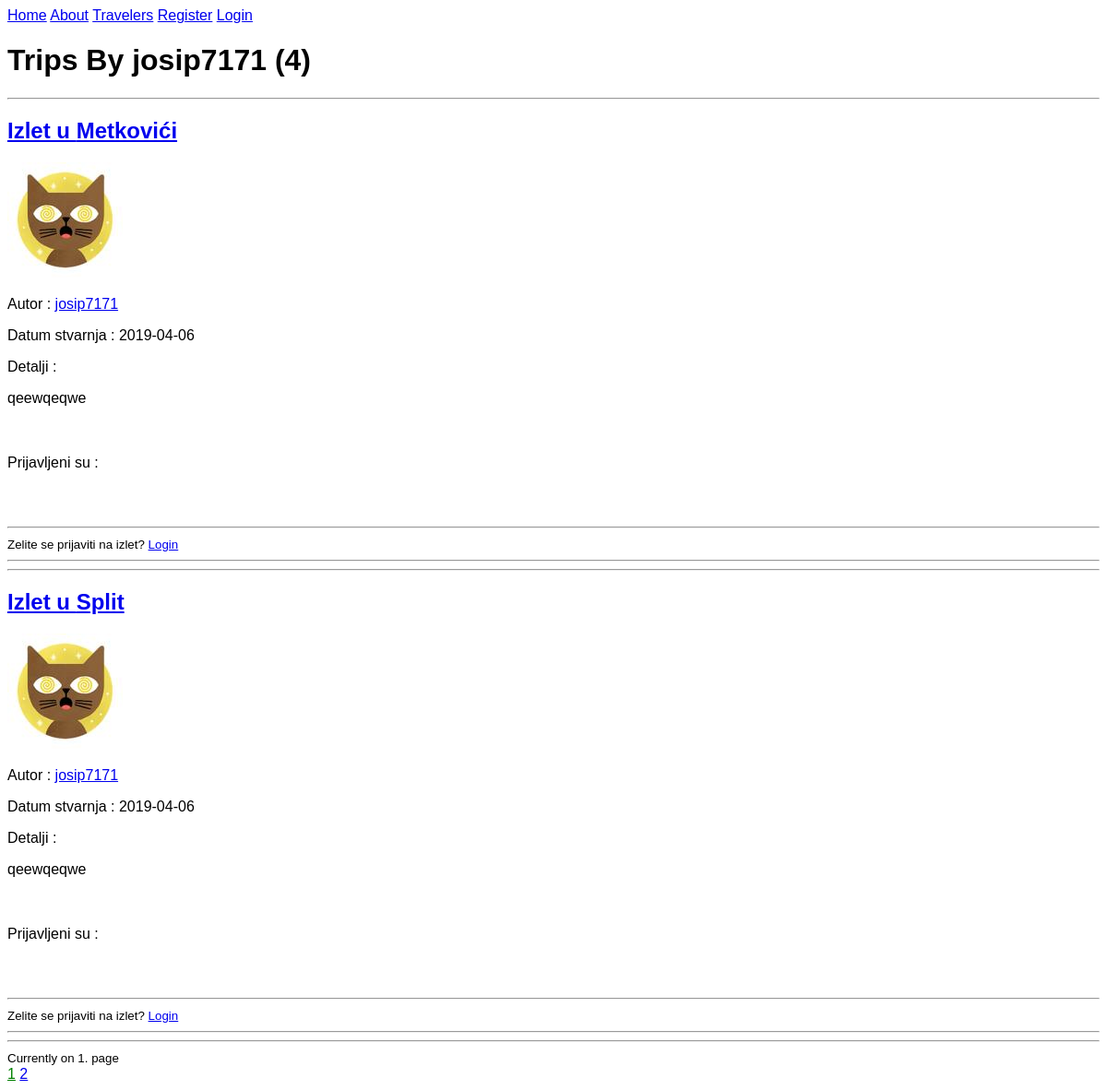
The page /user/1 on the database as committed earlier.
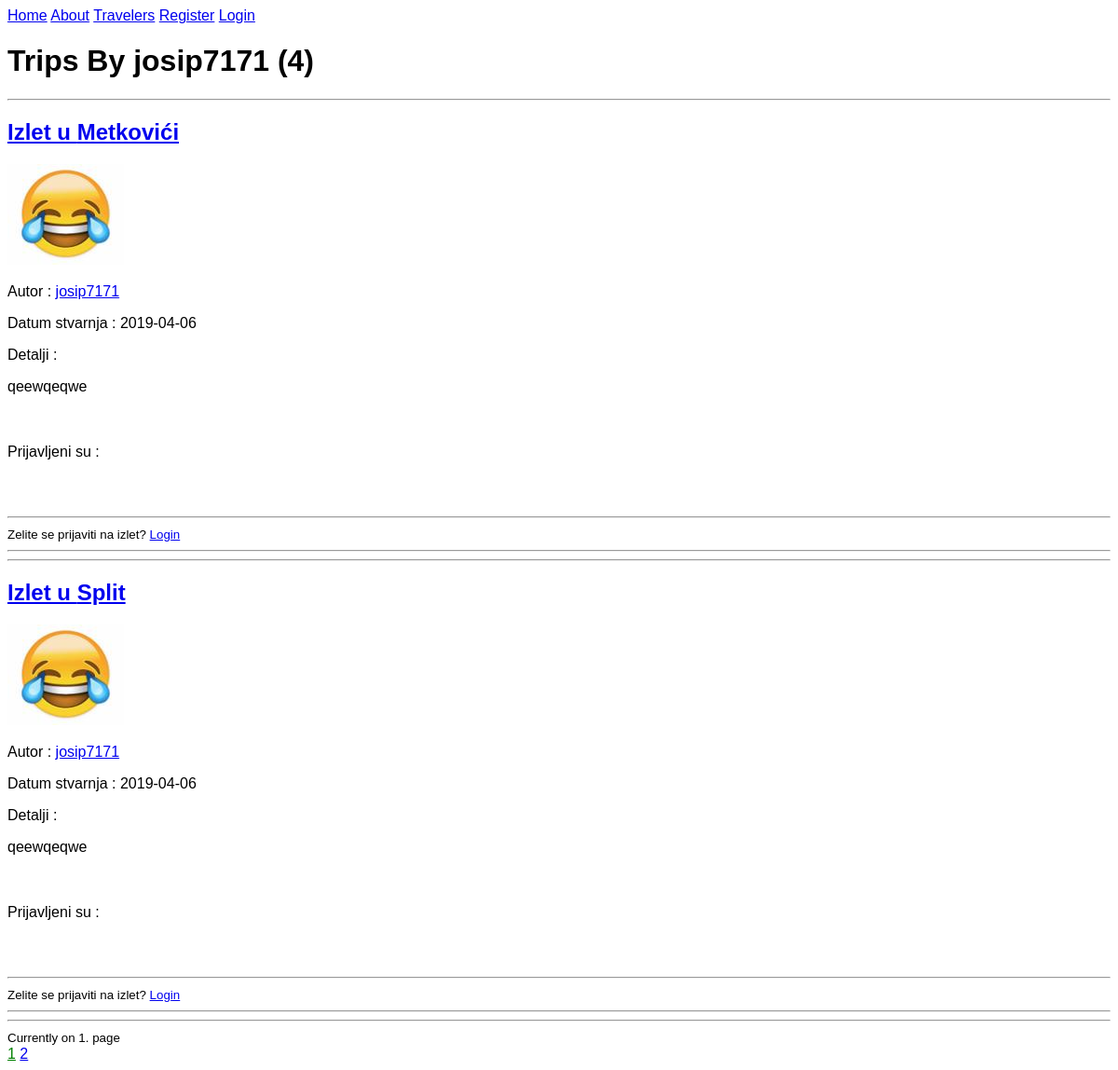
The same page on the database as committed later.
### app/models.py (models this page shows, shortened)
class Trip(db.Model):
    id = db.Column(db.Integer, primary_key=True)
    location = db.Column(db.String(100), nullable=False)
    user_id = db.Column(db.Integer, db.ForeignKey('user.id'), nullable=False)
    date_created = db.Column(db.DateTime, nullable=False, default=datetime.utcnow)
    details = db.Column(db.Text, nullable=False)

class User(db.Model, UserMixin):
    id = db.Column(db.Integer, primary_key=True)
    username = db.Column(db.String(20), unique=True, nullable=False)
    email = db.Column(db.String(50), unique=True, nullable=False)
    image_file = db.Column(db.String(20), nullable=False, default='default.jpg')
    password = db.Column(db.String(60), nullable=False)
    trips = db.relationship('Trip', backref='author', lazy=True)
    trips_joined = db.relationship('Trip', secondary=user_identifier, lazy='subquery',
                                   backref=db.backref('users', lazy=True))

### app/users/routes.py (the view)
@users.route("/user/<int:id>", methods=["POST", "GET"])
def user_trips(id):
    page = request.args.get('page', 1, type=int)
    user = User.query.filter_by(id=id).first_or_404()
    trips = Trip.query.filter_by(user_id=id).order_by(Trip.date_created.desc()).paginate(page=page, per_page=2)
    return render_template('user_trips.html', user=user, trips=trips)

### app/templates/user_trips.html (shortened to what this page needs)
{% extends "layout.html" %}
{% block content %}
{% set iterated = {'i': False} %}
<h1>Trips By {{ user.username }} ({{ trips.total }})</h1><hr>
    {% for trip in trips.items %}
    <article>
        <a href="{{ url_for('trips.show_trip', trip_id=trip.id) }}"><h2>Izlet u {{ trip.location }}</h2></a>
        <div>
            <img src="{{ url_for('static', filename='profile_pics/' + trip.author.image_file) }}">
            <p>Autor : <a href="{{ url_for('users.user_trips', id=trip.author.id) }}">{{ trip.author.username }}</a></p>
            <p>Datum stvarnja : {{ trip.date_created.strftime('%Y-%m-%d') }}</p>
            <p>Detalji :</p>
            <article>{{ trip.details }}</article>
            <br><br>
            <p>Prijavljeni su : </p>
            {% set iterated = {'i': False} %}
            <br><br>
            <hr>
            {% if current_user.is_authenticated %}
                {% if current_user.username == trip.author.username %}
                <p><i>Vi ste autor putovanja.</i></p>
                <a href="{{ url_for('trips.show_trip', trip_id=trip.id) }}">Izmjeni/izbrisi izlet</a><br>
                {% endif %}
                {% if not iterated.i %}
                <a href="{{ url_for('users.add_traveler', trip_id=trip.id) }}">Prijavi se!</a>
                {% elif  iterated.i %}
                <p><i>Prijavljeni ste na ovaj izlet!</i><br>
                    <a href="{{ url_for('users.remove_traveler', trip_id=trip.id) }}">Odjavi se</a></p>
                {% endif %}
            {% else %}
                <small>Zelite se prijaviti na izlet? <a href="{{ url_for('users.login') }}">Login</a></small>
            {% endif %}
            <hr><hr>
            </div>
        </article>
    {% endfor %}
    <small>Currently on {{ trips.page }}. page</small><br>
    {% for page_num in trips.iter_pages(left_edge=1, right_edge=1, left_current=1, right_current=2) %}
        {% if page_num %}
            {% if trips.page ==page_num %}
                <a style="color:green" href="{{ url_for('users.user_trips', id=user.id, page=page_num) }}">{{ page_num }}</a>
            {% else %}
                <a href="{{ url_for('users.user_trips', id=user.id, page=page_num) }}">{{ page_num }}</a>
            {% endif %}
        {% else %}
        ...
        {% endif %}
    {% endfor %}
{% endblock content %}

Rows that differ between the two databases and show on the page:
changed through a linked row, Trip "Metkovići": image_file: a different picture
changed through a linked row, Trip "Split": image_file: a different picture
